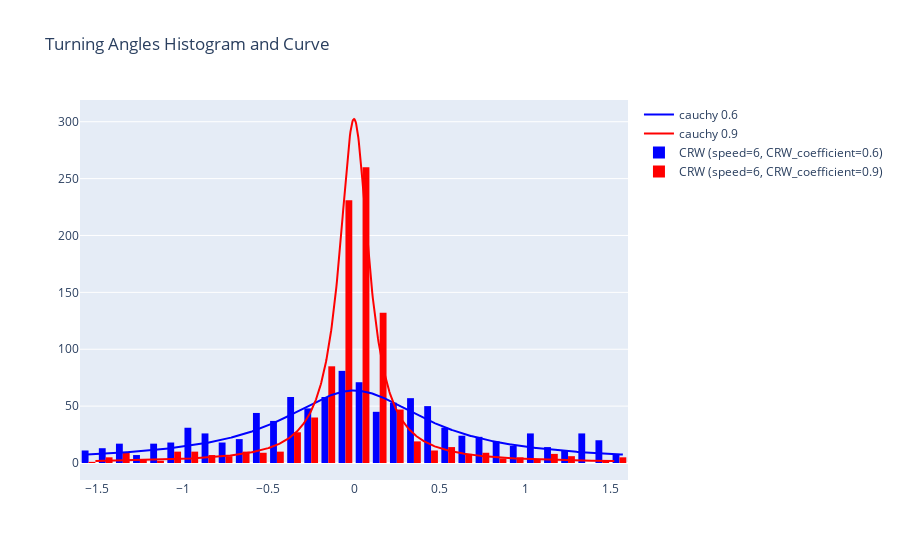

Write notebook code for a chart like this one.
### Markdown cell above
# Activity 3: Turning-angle Distribution - (source dist. vs observed dist.)

### Code cell
# Consider two CRW trajectories with different Cauchy coefficients.
crw_trajectory_0_6 = correlated_random_walk(speed=6, CRW_coefficient=0.6)
crw_trajectory_0_9 = correlated_random_walk(speed=6, CRW_coefficient=0.9)

# Write a function that returns the turning angles for a given trajectory.
def turning_angles(trajectory):
    turning_angles = []
    for i in range(1, len(trajectory)-1):
        # Calculate the turning angle
        a = np.array([trajectory.x_pos[i-1], trajectory.y_pos[i-1]])
        b = np.array([trajectory.x_pos[i], trajectory.y_pos[i]])
        c = np.array([trajectory.x_pos[i+1], trajectory.y_pos[i+1]])
        ab = b - a
        bc = c - b
        cross_product = np.cross(ab, bc)
        orient = np.sign(cross_product)
        if orient == 0:
            orient = 1
        denominator = np.linalg.norm(ab) * np.linalg.norm(bc) + np.finfo(float).eps
        angle = np.arcsin(np.linalg.norm(cross_product) / denominator) # apply the arcsin function to the dot product to get the angle without cos 
        new_angle = angle * orient
        turning_angles.append(round(new_angle, 2))
    return pd.DataFrame(turning_angles, columns=['turning_angle'])

# Calculate turning angles for both trajectories

turning_angles_0_6 = turning_angles(crw_trajectory_0_6)
turning_angles_0_9 = turning_angles(crw_trajectory_0_9)

# Get the curve for the Cauchy distribution
# Cauchy distribution for CRW with coefficient 0.6
x_values_0_6 = np.linspace(min(turning_angles_0_6.turning_angle), max(turning_angles_0_6.turning_angle), turning_angles_0_6.shape[0])
y_values_0_6 = np.array([wrapcauchy.pdf(abs(i), 0.6) for i in x_values_0_6]) * 100
# I use scalar multiplication to increase the size of the curve

# Cauchy distribution for CRW with coefficient 0.6
x_values_0_9 = np.linspace(min(turning_angles_0_9.turning_angle), max(turning_angles_0_9.turning_angle), turning_angles_0_9.shape[0])
y_values_0_9 = np.array([wrapcauchy.pdf(abs(i), 0.9) for i in x_values_0_9]) * 100
# I use scalar multiplication to increase the size of the curve

# Plot histograms using Plotly
fig_hist = go.Figure()
# Plot curve cauchy distribution 0.6
fig_hist.add_trace(go.Scatter(
    x=x_values_0_6,
    y=y_values_0_6,
    mode='lines',
    name='cauchy 0.6',
    line=dict(color='blue', width=2)
)) 
# Plot curve cauchy distribution 0.9
fig_hist.add_trace(go.Scatter(
    x=x_values_0_9,
    y=y_values_0_9,
    mode='lines',
    name='cauchy 0.9',
    line=dict(color='red', width=2)
)) 

# Plot histogram for turning angles 0.6
fig_hist.add_trace(go.Histogram(
    x=turning_angles_0_6.turning_angle,
    name='CRW (speed=6, CRW_coefficient=0.6)',
    marker_color='blue'
))

# Plot histogram for turning angles 0.9
fig_hist.add_trace(go.Histogram(
    x=turning_angles_0_9.turning_angle,
    name='CRW (speed=6, CRW_coefficient=0.9)',
    marker_color='red'
))
fig_hist.update_layout(title='Turning Angles Histogram and Curve')
fig_hist.show()

### Figure 1 — Plotly figure (JSON) as saved in the notebook; plotly's stock layout.template omitted (floating-point values rounded to 4 significant figures; data arrays with more than 128 entries replaced by an {"elided": "..."} marker saying what was removed)
{"data": [{"line": {"color": "blue", "width": 2}, "mode": "lines", "name": "cauchy 0.6", "type": "scatter", "x": {"elided": "998 float values"}, "y": {"elided": "998 float values"}}, {"line": {"color": "red", "width": 2}, "mode": "lines", "name": "cauchy 0.9", "type": "scatter", "x": {"elided": "998 float values"}, "y": {"elided": "998 float values"}}, {"marker": {"color": "blue"}, "name": "CRW (speed=6, CRW_coefficient=0.6)", "type": "histogram", "x": {"elided": "998 float values"}}, {"marker": {"color": "red"}, "name": "CRW (speed=6, CRW_coefficient=0.9)", "type": "histogram", "x": {"elided": "998 float values"}}], "layout": {"title": {"text": "Turning Angles Histogram and Curve"}}}
